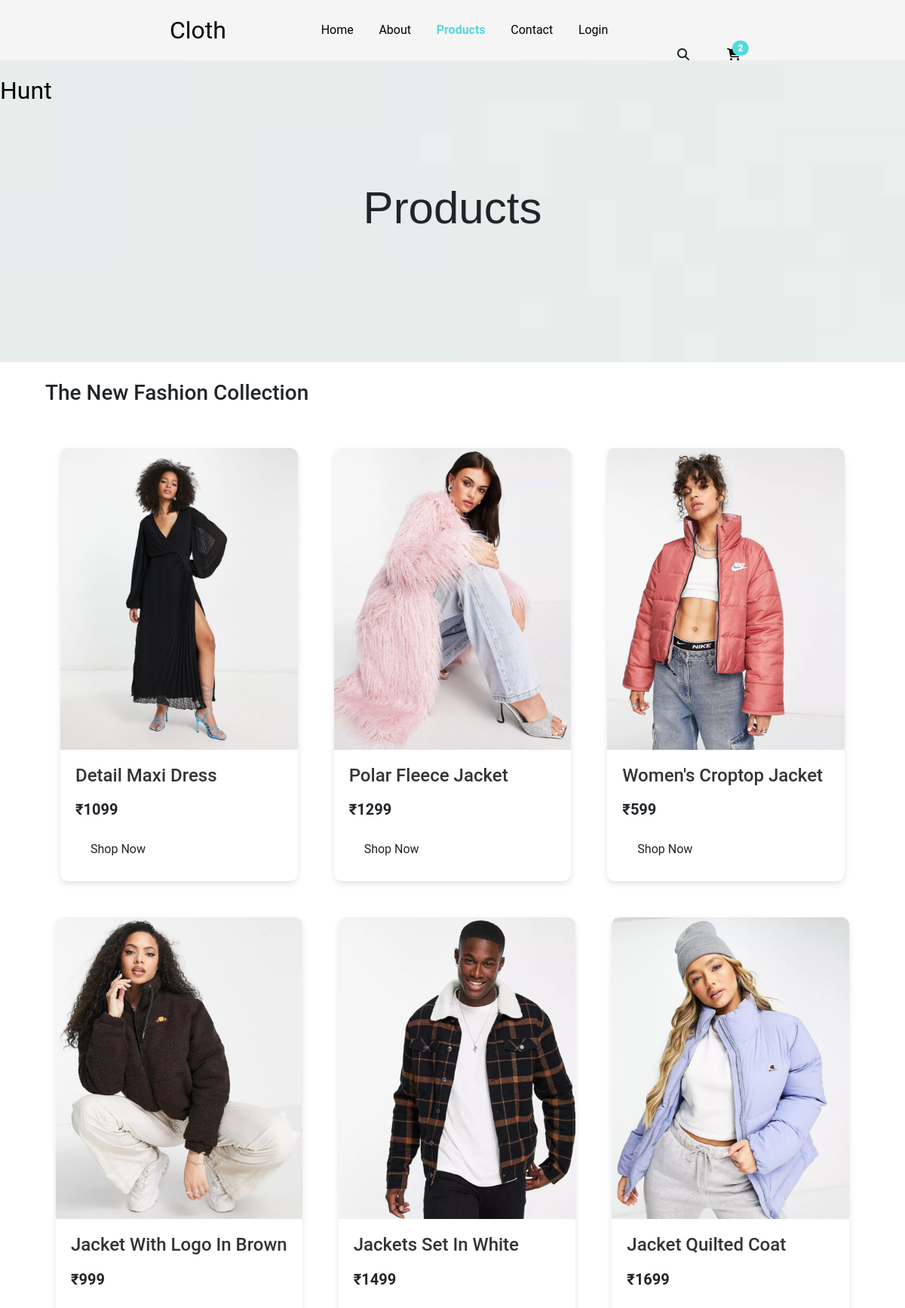
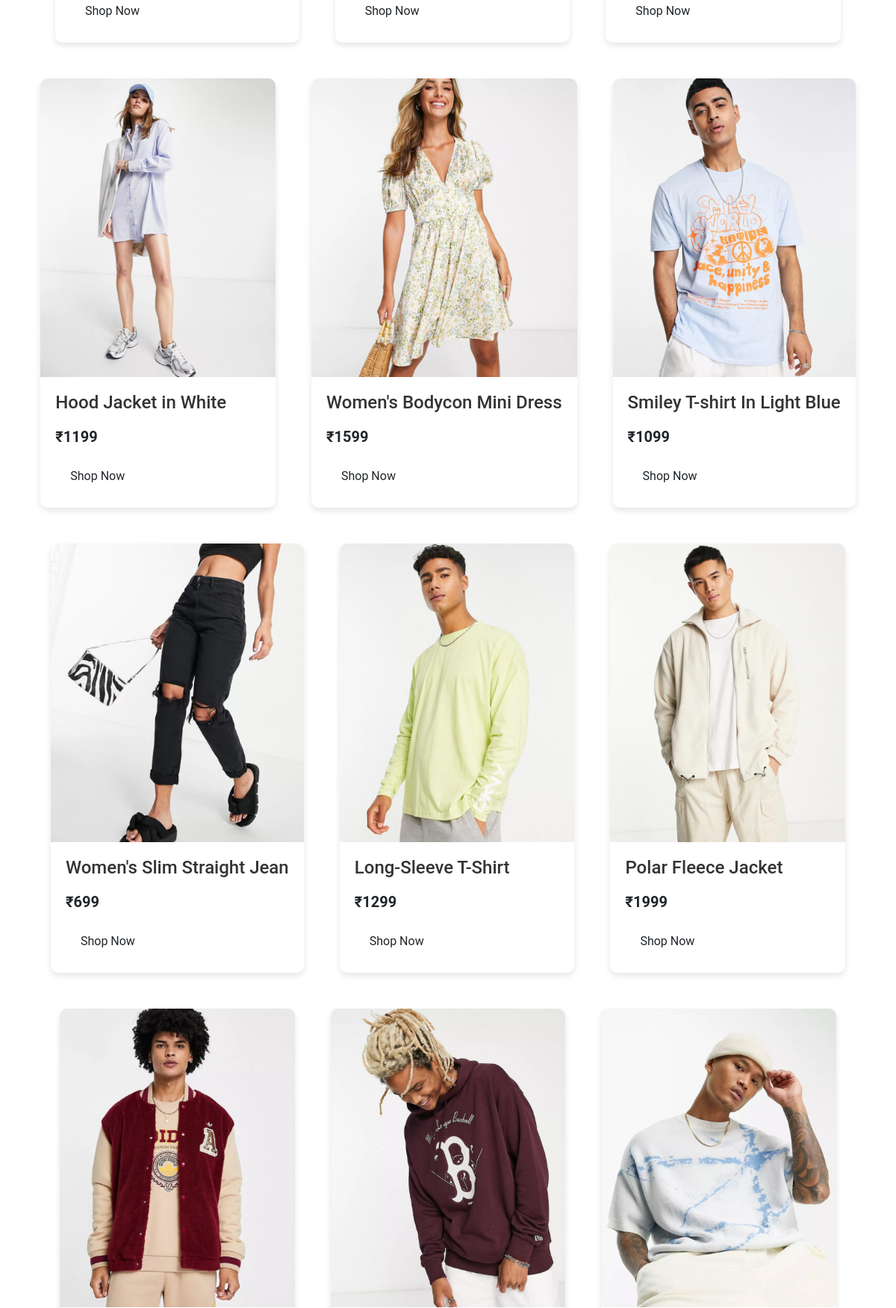
The page /shop.php (upper part) on the database its author committed (2 pictures, top to bottom).
### tables this page shows
CREATE TABLE `navigation` (
  `id` int(11) NOT NULL,
  `nav-items` varchar(250) NOT NULL,
  `url` varchar(250) NOT NULL,
  `position` int(11) NOT NULL,
  `updateon` timestamp NOT NULL DEFAULT current_timestamp()
);

CREATE TABLE `shop` (
  `id` int(11) NOT NULL,
  `imagePath` varchar(250) NOT NULL,
  `title` varchar(250) NOT NULL,
  `price` bigint(11) NOT NULL,
  `updated` timestamp NOT NULL DEFAULT current_timestamp()
);

### shop.php (the view, shortened to what this page needs)
<?php
include_once('config.php');
?>
<?php
include_once('head.php');
include_once('nav.php');
?>
<div class="banner-container">
    <h1 class="text-center">Products</h1>
</div>
<div class="container-fluid w-100  d-flex flex-column gap-5" style="margin-top: 2%;margin-bottom: 5%;">
    <h3 class=" px-5">The New Fashion Collection</h3>
    <div class="containerr w-100 d-flex gap-5 mt-0 ">
        <?php
        $sql = "SELECT * FROM shop";
        $result = mysqli_query($config, $sql);
        while ($row = mysqli_fetch_array($result)) {
            $productId = $row[0];
            $productImageFront = $row[1];
            $productTitle = $row[2];
            $productPrice = $row[3];
            echo "
             <div class='cardd'>
                <img src='./img/$productImageFront' alt='Cardd Image'>
                <div class='cardd-content'>
                    <h3 class='cardd-title mb-3'>$productTitle</h3>
                    <p class='price fs-5 fw-bold'>&#8377;$productPrice</p>
                     <form action='' method='POST'>
                        <input type='hidden' name='product_id' value='$productId'>
                        <input type='hidden' name='product_image' value='$productImageFront'>
                        <input type='hidden' name='product_title' value='$productTitle'>
                        <input type='hidden' name='product_price' value='$productPrice'>
                        <button type='submit' name='productAdd' class='cardd-button text-dark bg-none'>Shop Now</button>
                     </form>
                </div>
            </div>
            ";
        }
        ?>
    </div>
</div>

### head.php (shortened to what this page needs)
<head>
    <link href="https://cdn.jsdelivr.net/npm/bootstrap@5.3.3/dist/css/bootstrap.min.css" rel="stylesheet">
    <link rel="stylesheet" href="https://cdnjs.cloudflare.com/ajax/libs/font-awesome/6.5.1/css/all.min.css" />
    <link rel="stylesheet" href="https://cdnjs.cloudflare.com/ajax/libs/OwlCarousel2/2.3.4/assets/owl.carousel.min.css">
    <link rel="stylesheet" href="https://cdnjs.cloudflare.com/ajax/libs/OwlCarousel2/2.3.4/assets/owl.theme.default.min.css">
    <link rel="stylesheet" href="https://cdnjs.cloudflare.com/ajax/libs/xzoom/0.2.4/xzoom.min.css">
    <link rel="stylesheet" href="https://cdn.jsdelivr.net/npm/swiper@11/swiper-bundle.min.css"   />
    <link href="https://unpkg.com/aos@2.3.1/dist/aos.css" rel="stylesheet">
    <link rel="stylesheet" href="https://cdn.jsdelivr.net/npm/@splidejs/splide@latest/dist/css/splide.min.css">
    <link rel="stylesheet" href="./css/about.css">
    <link rel="stylesheet" href="./css/contact.css">
    <link rel="stylesheet" href="./css/style.css">
</head>

### nav.php (shortened to what this page needs)
<?php
include_once('./config.php');
?>
<section>
    <div class="nav">
        <div class="logo">
            <a href="" style="font-size: clamp(16px,3vw,32px);">Cloth Hunt</a>
        </div>
        <ul>
            <?php
            $current_page = basename($_SERVER['PHP_SELF']);
            $query = "SELECT * FROM `navigation` ORDER BY `position`";
            $result = mysqli_query($config, $query);
            if (mysqli_num_rows($result) > 0) {
                while ($row = mysqli_fetch_assoc($result)) {
                    $is_active = ($current_page == basename($row['url'])) ? 'active' : '';
                    echo "<li><a href='" . $row['url'] . "' class='" . $is_active . " '>" . $row['nav-items'] . "</a></li>";
                }
            } else {
                echo "<li>No navigation items found</li>";
            }
            ?>
            <?php if (isset($_SESSION['user_id'])) : ?>
                <li style="margin: 0px!important;">
                    <form action="<?php echo $_SERVER['PHP_SELF']; ?>" method="POST" style="mark  margin:0px!important ">
                        <input type="submit" id="logout_button" class="btn" name="logout" style="border-radius: 20px; margin:0px; background-color: #54d9e1;border: none;color: white;" value="Log Out">
                        <label for="logout_button" class="text-center " style="cursor: pointer; line-height: 70px;">Logout</label>
                    </form>
                </li>
            <?php else : ?>
                <li><a href="./signin.php" class="text-center">Login</a></li>
            <?php endif; ?>
        </ul>
        <div class="icons gap-0 d-flex align-items-center px-2">
            <a href="" class="text-dark pb-3"><i class="fa-solid fa-magnifying-glass"></i></a>
            <a class="mb-3" style="color: black;" data-bs-toggle="offcanvas" href="#statcBackdrop" aria-controls="offcanvasExample">
                <i class="fa-solid fa-cart-shopping"> <span class="position-absolute top-25 start-10 translate-middle badge rounded-pill" style="background-color:#54d9e1;">2</span></i>
            </a>
        </div>
    </div>
</section>

### css/about.css (style rules this page uses)
* { margin: 0; padding: 0; list-style: none; }

### css/style.css (style rules this page uses)
* { margin: 0; padding: 0; list-style-type: none; font-family: roboto; }
.nav { width: 100%; height: 80px; display: flex; justify-content: space-around; background-color: #f5f5f5; position: sticky; top: 10px; }
.nav .logo { width: 30%; }
.nav ul { width: 40% !important; display: flex; justify-content: space-evenly; }
.nav ul li a { text-decoration: none; line-height: 80px; color: black; font-weight: medium; }
.nav .icons { line-height: 80px; width: 30%; gap: 0px; }
.nav .icons i { gap: 30px; margin-left: 50px; }
.nav .logo a { text-decoration: none; color: black; font-size: 32px; margin-left: 225px; line-height: 80px; }
::placeholder { color: rgb(39, 39, 39); font-size: 15px; letter-spacing: 1px; }

### nav.php (style rules this page uses)
.nav ul li a.active { color: #54d9e1; font-weight: bold; }

### shop.php (style rules this page uses)
.containerr { width: 100%; height: auto; display: grid; grid-template-columns: repeat(4, 1fr); justify-content: center; align-items: center; flex-wrap: wrap; gap: 20px; margin-top: 20px; }
.cardd { border-radius: 10px; box-shadow: 0 4px 8px rgba(0, 0, 0, 0.1); overflow: hidden; max-width: 400px; text-align: center; }
.cardd img { width: 100%; height: 400px; object-fit: cover; background-position: center center; transition: transform 0.3s ease, box-shadow 0.3s ease; }
.cardd-content { padding: 20px; text-align: justify; }
.cardd-title { font-size: 1.5em; color: #333; margin: 0; }
.cardd-button { color: #fff; border: none; border-radius: 5px; padding: 10px 20px; cursor: pointer; background-color: transparent; transition: background-color 0.3s ease; text-decoration: none; }
.banner-container { background-image: url('./img/sho-banner.jpg'); background-position: center; background-size: cover; height: 400px; width: 100%; display: flex; justify-content: center; align-items: center; background-color: rgba(0, 0, 0, 0.507); background-blend-mode: normal; background-attachment: fixed; }
.banner-container h1 { font-family: Arial, Helvetica, sans-serif; font-size: clamp(2rem, 5vw, 4.5rem); }

### rows shown on the page
navigation: value "Home"
navigation: value "About"
navigation: value "Products"
navigation: value "Contact"
shop: imagePath (picture), title "Detail Maxi Dress", price "1099"
shop: imagePath (picture), title "Polar Fleece Jacket", price "1299"
shop: imagePath (picture), title "Women's Croptop Jacket", price "599"
shop: imagePath (picture), title "Jacket With Logo In Brown", price "999"
shop: imagePath (picture), title "Jackets Set In White", price "1499"
shop: imagePath (picture), title "Jacket Quilted Coat", price "1699"
shop: imagePath (picture), title "Hood Jacket in White", price "1199"
shop: imagePath (picture), title "Women's Bodycon Mini Dress", price "1599"
shop: imagePath (picture), title "Smiley T-shirt In Light Blue", price "1099"
shop: imagePath (picture), title "Women's Slim Straight Jean", price "699"
shop: imagePath (picture), title "Long-Sleeve T-Shirt", price "1299"
shop: imagePath (picture), title "Polar Fleece Jacket", price "1999"
shop: imagePath (picture)
shop: imagePath (picture)
shop: imagePath (picture)
